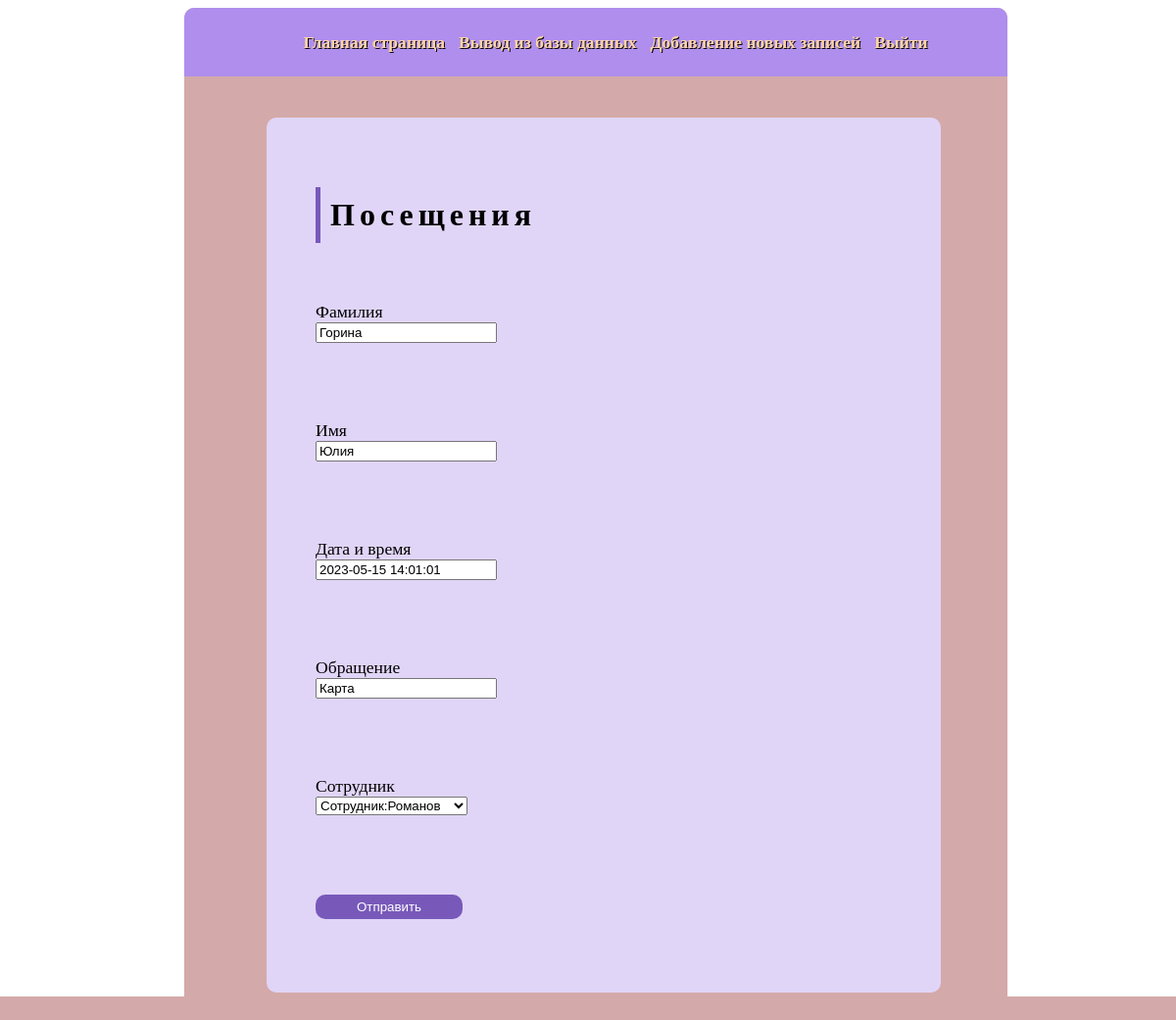
The app's page /update_bank/3 (signed in) with its own data.
### main/models.py (models this page shows, shortened)
class Bank(models.Model):
    surname = models.CharField('Фамилия',max_length=50)
    name = models.CharField('Имя',max_length=50)
    date_and_time = models.DateTimeField('Дата посещения')
    service = models.CharField('Услуга', max_length=50)
    sotrudnik = models.OneToOneField(Sotrudnik, on_delete=models.SET_NULL, null=True)
    class Meta:
        verbose_name = 'Банк'
        verbose_name_plural = 'Банки'

### main/views.py (the view)
# urls.py: path('update_bank/<int:pk>', views.redact_bank.as_view(), name='update_bank'),
class redact_bank(UpdateView):
    model = Bank
    template_name = 'main/poseschenie.html'
    fields = ['id', 'surname', 'name', 'date_and_time', 'service', 'sotrudnik']

### main/models.py (called while the page is built)
    def __str__(self):
        return f'Сотрудник:{self.surname}'

### main/templates/main/poseschenie.html (shortened to what this page needs)
{% extends 'main/layout.html' %}
{% block content %}
<div class="center">
  <h1>Посещения</h1>
  <form method="post">
    <label>Фамилия</label>
    <div class="inputbox">
       {{ form.surname }}
    </div>
    <label>Имя</label>
    <div class="inputbox">
      {{ form.name }}
    </div>
    <label>Дата и время</label>
      <div class="inputbox">
      {{ form.date_and_time }}
    </div>
    <label>Обращение</label>
      <div class="inputbox">
      {{ form.service }}
    </div>
    <label>Сотрудник</label>
    <div class="inputbox">
      {{ form.sotrudnik }}
    </div>
    <div class="inputbox">
      <input type="submit" value="Отправить">
    </div>
  </form>
</div>
{% endblock %}

### main/static/main/css/main.css (style rules this page uses)
body { width:100%; height:100%; }
.center { position: relative; padding: 50px 50px; background: #e0d5f7; border-radius: 10px; width:70%; margin-left:10%; margin-top:5%; }
.center h1 { font-size: 2em; border-left: 5px solid #7859ba; padding: 10px; color: #000; letter-spacing: 5px; margin-bottom: 60px; font-weight: bold; padding-left: 10px; }
.center .inputbox { position: relative; width: 300px; height: 50px; margin-bottom: 50px; }
.center label { font-size:110%; font-family: "Times New Roman", Times, serif; }
.center .inputbox:last-child { margin-bottom: 0; }
.center .inputbox [type="submit"] { width: 50%; height:25px; background: #7859ba; color: #fff; border: #fff; border-radius:10px; }

### records on screen
Bank: surname "Горина", name "Юлия", date_and_time "2023-05-15 14:01:01", service "Карта", sotrudnik "Сотрудник:Романов"
